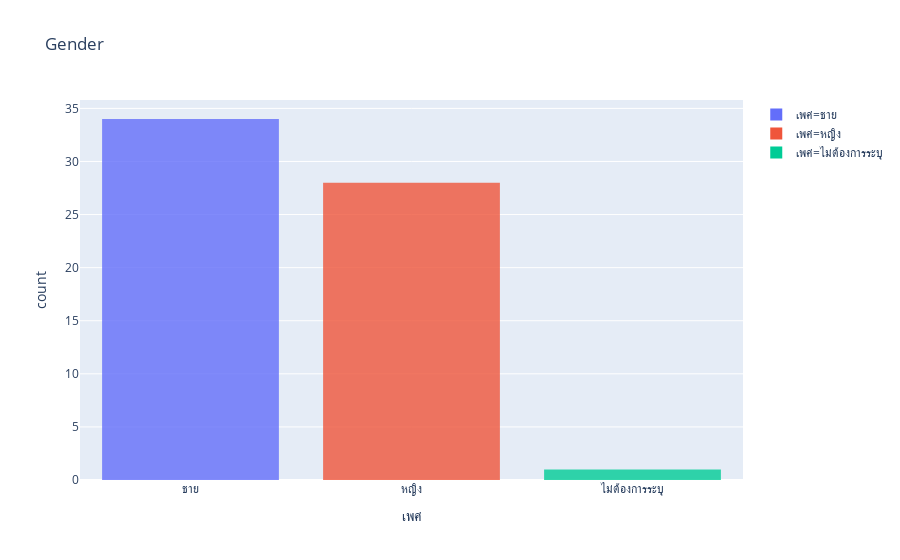

Notebook cell for this chart:
### Markdown cell above
## Gender

### Code cell
fig = px.histogram(Data,'เพศ',color='เพศ',title = 'Gender',opacity=0.8)
fig.show()

### Figure 1 — Plotly figure (JSON) as saved in the notebook; plotly's stock layout.template omitted (floating-point values rounded to 4 significant figures)
{"data": [{"alignmentgroup": "True", "bingroup": "x", "hoverlabel": {"namelength": 0}, "hovertemplate": "เพศ=%{x}<br>count=%{y}", "legendgroup": "เพศ=ชาย", "marker": {"color": "#636efa", "opacity": 0.8}, "name": "เพศ=ชาย", "offsetgroup": "เพศ=ชาย", "orientation": "v", "showlegend": true, "type": "histogram", "x": ["ชาย", "ชาย", "ชาย", "ชาย", "ชาย", "ชาย", "ชาย", "ชาย", "ชาย", "ชาย", "ชาย", "ชาย", "ชาย", "ชาย", "ชาย", "ชาย", "ชาย", "ชาย", "ชาย", "ชาย", "ชาย", "ชาย", "ชาย", "ชาย", "ชาย", "ชาย", "ชาย", "ชาย", "ชาย", "ชาย", "ชาย", "ชาย", "ชาย", "ชาย"], "xaxis": "x", "yaxis": "y"}, {"alignmentgroup": "True", "bingroup": "x", "hoverlabel": {"namelength": 0}, "hovertemplate": "เพศ=%{x}<br>count=%{y}", "legendgroup": "เพศ=หญิง", "marker": {"color": "#EF553B", "opacity": 0.8}, "name": "เพศ=หญิง", "offsetgroup": "เพศ=หญิง", "orientation": "v", "showlegend": true, "type": "histogram", "x": ["หญิง", "หญิง", "หญิง", "หญิง", "หญิง", "หญิง", "หญิง", "หญิง", "หญิง", "หญิง", "หญิง", "หญิง", "หญิง", "หญิง", "หญิง", "หญิง", "หญิง", "หญิง", "หญิง", "หญิง", "หญิง", "หญิง", "หญิง", "หญิง", "หญิง", "หญิง", "หญิง", "หญิง"], "xaxis": "x", "yaxis": "y"}, {"alignmentgroup": "True", "bingroup": "x", "hoverlabel": {"namelength": 0}, "hovertemplate": "เพศ=%{x}<br>count=%{y}", "legendgroup": "เพศ=ไม่ต้องการระบุ", "marker": {"color": "#00cc96", "opacity": 0.8}, "name": "เพศ=ไม่ต้องการระบุ", "offsetgroup": "เพศ=ไม่ต้องการระบุ", "orientation": "v", "showlegend": true, "type": "histogram", "x": ["ไม่ต้องการระบุ"], "xaxis": "x", "yaxis": "y"}], "layout": {"barmode": "relative", "legend": {"tracegroupgap": 0}, "title": {"text": "Gender"}, "xaxis": {"anchor": "y", "categoryarray": ["ชาย", "หญิง", "ไม่ต้องการระบุ"], "categoryorder": "array", "domain": [0, 1], "title": {"text": "เพศ"}}, "yaxis": {"anchor": "x", "domain": [0, 1], "title": {"text": "count"}}}}
